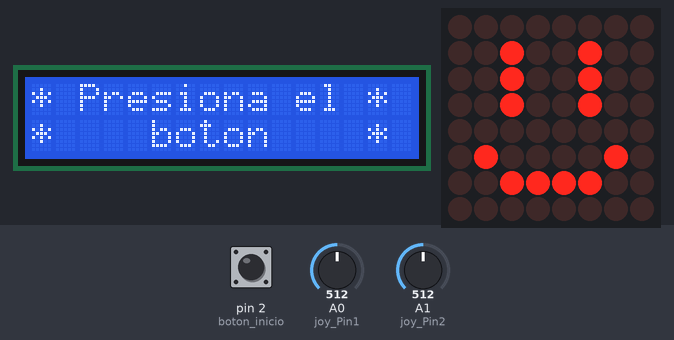
A sketch run on a simulated Arduino Uno, built with avr-gcc and run on an emulated ATmega328P. Parts: 16×2 character LCD, 8×8 LED matrix. The test bench sets the inputs (shaded band); at power-on: pin 2 (boton_inicio) HIGH, A0 (joy_Pin1) = 512, A1 (joy_Pin2) = 512. Random numbers use the default seed unless the sketch sets one.

Above: at 1.2 s.
1.3 s: pin 2 (boton_inicio) pulled LOW for 0.15 s
At 2.7 s:
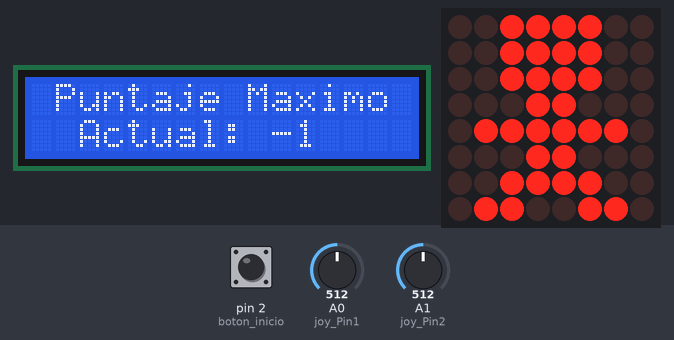
At 3.7 s:
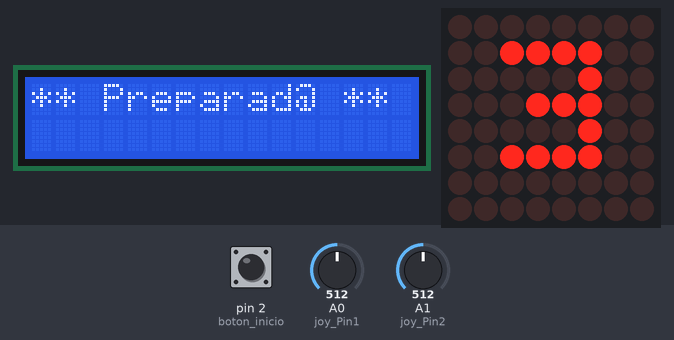
4.4 s: A0 (joy_Pin1) set to 528
At 6.57 s:
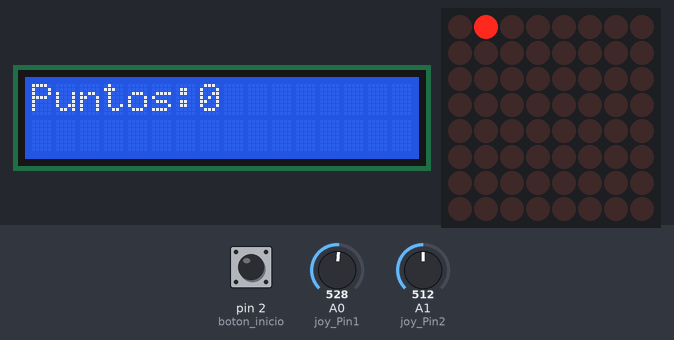

Measured:
- the behaviour switches between 520 and 521 on A0 (joy_Pin1) (found by bisection; images 2 and 3)
- after the input at 1.3 s, the display: changes at once (image 1)
- what the display in image 2 shows lasts 1.0 s, from 3.4 s to 4.4 s

The sketch:

Snake_Game_Whit_Methods.ino
```cpp
  #include <LiquidCrystal_I2C.h>
  #include "LedControl.h"
  #include <EEPROM.h>


  LedControl lc = LedControl(11, 13, 10, 1);
  LiquidCrystal_I2C lcd(0x3f,16,2);

  const int boton_inicio = 2;
  int joy_Pin1 = A0;
  int joy_Pin2 = A1;
  int eje_x;
  int eje_y;

  String direccion;
  String direccion_anterior;

  int serpiente_X[36]; // son 36 las posibles posiciones en pantalla para el eje x
  int serpiente_Y[36]; // son 36 las posibles posiciones en pantalla para el eje y

  int longitudSerpiente;

  int comida_X;
  int comida_Y;

  boolean fin = true;
  int puntaje = 0;
  int puntajeMax = 0;
  int velocidad = 200;

  // Dirección en la EEPROM donde se almacenará el puntaje máximo
  int direccionEEPROM = 0;


  // Banner "Inicio y Game Over"
  byte inicio_bitmap[8] = {
    B00000000,
    B00100100,
    B00100100,
    B00100100,
    B00000000,
    B01000010,
    B00111100,
    B00000000
  };

  byte num3[8] = {
    B0000000,
    B00111100,
    B00000100,
    B00011100,
    B00000100,
    B00111100,
    B00000000,
    B00000000
  };

  byte num2[8] = {
    B00000000,
    B00011100,
    B00100100,
    B00001000,
    B00010000,
    B00111100,
    B00000000,
    B00000000
  };

  byte num1[8] = {
    B00000000,
    B00011000,
    B00001000,
    B00001000,
    B00001000,
    B00011100,
    B00000000,
    B00000000
  };

  byte MAX[8] = {
    B00111100,
    B00111100,
    B00111100,
    B00011000,
    B01111110,
    B00011000,
    B00111100,
    B01100110
  };

  void setup() {
    Serial.begin(9600);

    lcd.init();
    lcd.backlight();

    lc.shutdown(0, false); //limpiar toda la matriz
    lc.setIntensity(0, 5); //brillo de la matriz
    lc.clearDisplay(0); // limpiar el matriz

    pinMode(boton_inicio, INPUT); // configuracion como entrada
    digitalWrite(boton_inicio, HIGH);// lo posicionamos en alto

    // Cargar el puntaje máximo almacenado en la EEPROM
    EEPROM.get(direccionEEPROM, puntajeMax);

  }

  void loop() {
    lc.clearDisplay(0);

    if(!fin){
      eje_x = analogRead(joy_Pin1);
      eje_y = analogRead(joy_Pin2);

      // en que dirección nos movemos?
      if (eje_y >= 0 && eje_y <480) {
        if (direccion != "abajo") direccion = "arriba";
      }
      if (eje_y > 520 && eje_y <=1023) {
        if (direccion != "arriba") direccion = "abajo";
      }
      if (eje_x >= 0 && eje_x <480) {
        if (direccion != "derecha") direccion = "izquierda";
      }
      if (eje_x > 520 && eje_x <=1023) {
        if (direccion != "izquierda") direccion = "derecha";
      }

      // Restringe el movimiento opuesto
      if (direccion == "arriba" && direccion_anterior == "abajo") {
        direccion = "abajo";
      } else if (direccion == "abajo" && direccion_anterior == "arriba") {
        direccion = "arriba";
      } else if (direccion == "izquierda" && direccion_anterior == "derecha") {
        direccion = "derecha";
      } else if (direccion == "derecha" && direccion_anterior == "izquierda") {
        direccion = "izquierda";
      }

      direccion_anterior = direccion;

      mover_serpiente(direccion);
      dibujar_serpiente();
      dibujar_comida();
      comprobar_choque(); // comprueba si choca consigo mismo

      if (Serial.available() > 0) {
        velocidad = Serial.parseInt(); // Lee la velocidad desde el puerto serial
      }

      delay(velocidad); // Usa la velocidad leída para el retardo
    }else{
      mostrar_inicio();
      if(digitalRead(boton_inicio)==0){
        cuenta_regresiva();
        fin = false;
      }
    }

  }

  void cuenta_regresiva (){
    for (int i = 0; i < 8; i++) {
      lc.setRow(0, i, MAX[i]);
    }
    lcd.clear();
    lcd.setCursor(0,0);
    lcd.print(" Puntaje Maximo ");
    lcd.setCursor(0,1);
    lcd.print("  Actual: ");
    lcd.print(puntajeMax);
    delay(2000);
    //3
    for (int i = 0; i < 8; i++) {
      lc.setRow(0, i, num3[i]);
    }
    lcd.clear();
    lcd.print("** Preparad@ **");
    delay(1000);
    //2
    for (int i = 0; i < 8; i++) {
      lc.setRow(0, i, num2[i]);
    }
    lcd.clear();
    lcd.print("**** List@ ****");
    delay(1000);
    //1
    for (int i = 0; i < 8; i++) {
      lc.setRow(0, i, num1[i]);
    }
    lcd.clear();
    lcd.print("   Aprende y   ");
    lcd.setCursor(0,1);
    lcd.print("   Diviertete   ");
    delay(1000);
    lcd.clear();
    comenzar_juego();

  }

  void mostrar_inicio() {
    for (int i = 0; i < 8; i++) {
      lc.setRow(0, i, inicio_bitmap[i]);
    }
    lcd.setCursor(0,0);
    lcd.print("* Presiona el *");
    lcd.setCursor(0,1);
    lcd.print("*    boton    *");
  }


  void comenzar_juego(){
    comida_X = random(0, 8);
    comida_Y = random(0, 8);
    eje_x = 0;
    eje_y = 0;
    longitudSerpiente = 1;
    direccion = "arriba";
    puntaje = 0;
    lcd.clear();
    lcd.print("Puntos:");
    lcd.print(puntaje);
  }

  void mover_serpiente(String dire){
      for (int i = longitudSerpiente - 1; i > 0; i--) {
        serpiente_X[i] = serpiente_X[i - 1];
        serpiente_Y[i] = serpiente_Y[i - 1];
      }

      if (dire == "arriba") {
        if (serpiente_Y[0] == 0) {
          serpiente_Y[0] = 7;
        } else {
          serpiente_Y[0]--;
        }
      } else if (dire == "abajo") {
        if (serpiente_Y[0] == 7) {
          serpiente_Y[0] = 0;
        } else {
          serpiente_Y[0]++;
        }
      } else if (dire == "izquierda") {
        if (serpiente_X[0] == 0) {
          serpiente_X[0] = 7;
        } else {
          serpiente_X[0]--;
        }
      } else if (dire == "derecha") {
        if (serpiente_X[0] == 7) {
          serpiente_X[0] = 0;
        } else {
          serpiente_X[0]++;
        }
      }
  }

  void dibujar_serpiente(){
    for (int i = 0; i < longitudSerpiente; i++) {
      lc.setLed(0, serpiente_Y[i], serpiente_X[i], true); // (nº dispositivo, fila, columna, valor)
    }
  }

  void dibujar_comida(){
    int nuevaComidaX, nuevaComidaY;
    if (serpiente_X[0] == comida_X && serpiente_Y[0] == comida_Y){
      // si coincide la cabeza de la serpiente con la comida, es que se la ha comido y crece un LED
      longitudSerpiente++;
      puntaje += 10;
      lcd.clear();
      lcd.print("Puntos:");
      lcd.print(puntaje);
      do {
        nuevaComidaX = random(0, 8);
        nuevaComidaY = random(0, 8);
      } while (verificar_colision_con_serpiente(nuevaComidaX, nuevaComidaY));
      comida_X = nuevaComidaX;
      comida_Y = nuevaComidaY;
    }
    lc.setLed(0, comida_Y, comida_X, true);
    delay(50); // haremos que parpade
    lc.setLed(0, comida_Y, comida_X, false);
  }

  boolean verificar_colision_con_serpiente(int x, int y) {
    for (int i = 0; i < longitudSerpiente; i++) {
      if (serpiente_X[i] == x && serpiente_Y[i] == y) {
        return true; // Hay una colisión con la serpiente
      }
    }
    return false; // No hay colisión con la serpiente
  }

  void comprobar_choque(){
    for (int i = 1; i < longitudSerpiente; i++) {
      if (serpiente_X[0] == serpiente_X[i] && serpiente_Y[0] == serpiente_Y[i]) {
        fin = true;
        // Si se obtiene un nuevo puntaje máximo, guardar en la EEPROM
        if (puntaje > puntajeMax) {
          puntajeMax = puntaje;
          EEPROM.put(direccionEEPROM, puntajeMax);
          mostrar_felicitaciones();
        }
      }
    }
  }

  void mostrar_felicitaciones() {
    lcd.clear();
    lcd.setCursor(0, 0);
    lcd.print("* Felicidades *");
    lcd.setCursor(0, 1);
    lcd.print("New Record: ");
    lcd.print(puntajeMax);
    delay(2000);
  }
```
